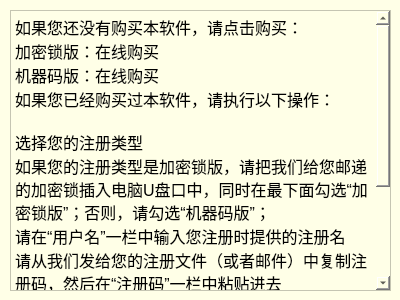
<?xml version="1.0" encoding="UTF-8"?>
<ui version="4.0">
 <class>AboutDialog2</class>
 <widget class="QDialog" name="AboutDialog2">
  <property name="geometry">
   <rect>
    <x>0</x>
    <y>0</y>
    <width>400</width>
    <height>300</height>
   </rect>
  </property>
  <property name="windowTitle">
   <string>Dialog</string>
  </property>
  <property name="windowIcon">
   <iconset resource="../res.qrc">
    <normaloff>:/image/关于.png</normaloff>:/image/关于.png</iconset>
  </property>
  <property name="styleSheet">
   <string notr="true">QWidget{
	background-color: rgb(255, 255, 231);
}</string>
  </property>
  <widget class="QPlainTextEdit" name="plainTextEdit">
   <property name="geometry">
    <rect>
     <x>10</x>
     <y>10</y>
     <width>381</width>
     <height>281</height>
    </rect>
   </property>
   <property name="font">
    <font>
     <pointsize>12</pointsize>
    </font>
   </property>
   <property name="plainText">
    <string>如果您还没有购买本软件，请点击购买：
加密锁版：在线购买
机器码版：在线购买
如果您已经购买过本软件，请执行以下操作：

选择您的注册类型
如果您的注册类型是加密锁版，请把我们给您邮递的加密锁插入电脑U盘口中，同时在最下面勾选“加密锁版”；否则，请勾选“机器码版”； 
请在“用户名”一栏中输入您注册时提供的注册名 
请从我们发给您的注册文件（或者邮件）中复制注册码，然后在“注册码”一栏中粘贴进去 
点击按钮“注册”，软件会提示要关闭系统。 
关闭窗口，退出本软件，再重新打开软件 
请查看软件最上方的标题中，如果不含“免费”二字，则表明已经注册成功 
</string>
   </property>
  </widget>
 </widget>
 <resources>
  <include location="../res.qrc"/>
 </resources>
 <connections/>
</ui>
